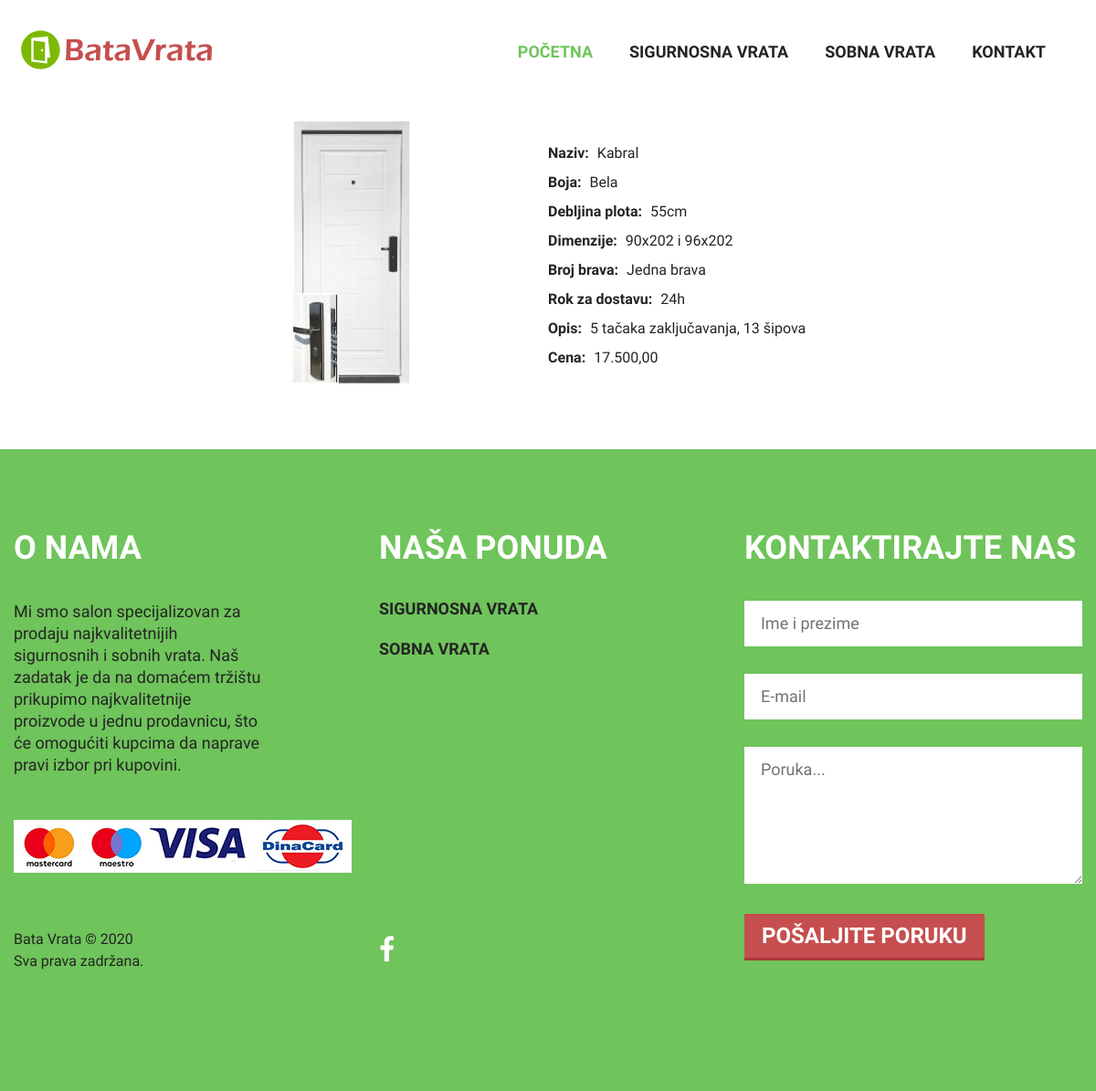
The app's page /index.php?page=product&id=26, older data.
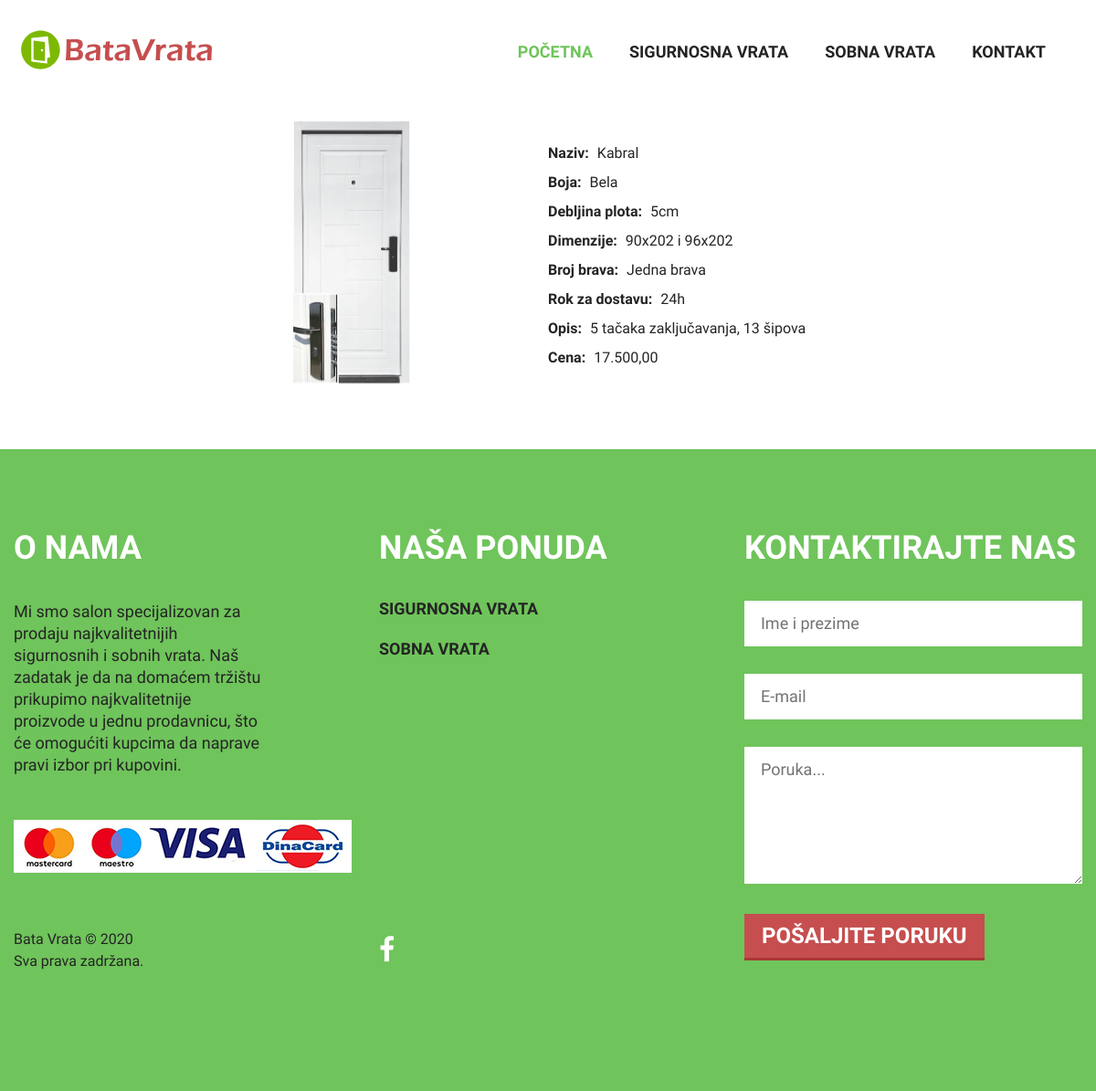
The same page, newer data.
### tables this page shows
CREATE TABLE `categories` (
  `id` int(11) NOT NULL,
  `name` varchar(255) NOT NULL,
  `parent_id` int(11) DEFAULT NULL
);

CREATE TABLE `pictures` (
  `id` int(11) NOT NULL,
  `big` varchar(255) NOT NULL,
  `small` varchar(255) NOT NULL,
  `product_id` int(11) NOT NULL
);

CREATE TABLE `products` (
  `id` int(11) NOT NULL,
  `name` varchar(255) NOT NULL,
  `color` varchar(255) NOT NULL,
  `width` varchar(255) NOT NULL,
  `dimension` varchar(255) NOT NULL,
  `number_locks` varchar(255) NOT NULL,
  `purchasetime` varchar(255) NOT NULL,
  `description` text NOT NULL,
  `price` varchar(255) NOT NULL,
  `cat_id` int(11) NOT NULL
);

### config/connection.php (called while the page is built, shortened)
<?php
try {
    $conn = new PDO("mysql:host=".SERVER.";dbname=".DATABASE.";charset=utf8", USERNAME, PASSWORD);
    $conn->setAttribute(PDO::ATTR_DEFAULT_FETCH_MODE, PDO::FETCH_OBJ);
    $conn->setAttribute(PDO::ATTR_ERRMODE, PDO::ERRMODE_EXCEPTION);
}
catch(PDOException $ex){
    echo $ex->getMessage();
}
function executeQuery($query){
    global $conn;
    return $conn->query($query)->fetchAll();
}
?>

### models/categories/functions.php (called while the page is built)
<?php
     function getAllCategories(){
        try{
        return executeQuery("SELECT * FROM categories WHERE parent_id IS NULL");
        }
        catch(PDOException $e){
            handle($e->getMessage());
        }
    }
?>

### models/products/functions.php (called while the page is built, shortened)
<?php
    function findProductById($id){
    global $conn;
    try
    {
        $product = $conn->prepare("SELECT *,p.id AS productID,p.name as productName FROM products p JOIN pictures s ON p.id=s.product_id WHERE p.id=?");
        $product->execute([
            $id
        ]);
        $result = $product->fetch();
        return $result;
    }
    catch(PDOException $e){
        writeError($e->getMessage());
    }
    }
?>

### views/pages/single.php (the view, shortened to what this page needs)
<?php
    require_once "models/products/functions.php";
    $id = $_GET['id'];
    $product = findProductById($id);
?>
<div class="single-proizvod">
        <div class="left">
            <img src="<?=$product->big?>">
        </div>
        <div class="right">
            <ul class="single-proizvod-spec">
                <li>
                    <span>Naziv: </span> <?=$product->productName?>
                </li>
                <li>
                    <span>Boja: </span> <?=$product->color?>
                </li>
                <li>
                    <span>Debljina plota: </span> <?=$product->width?>
                </li>
                <li>
                    <span>Dimenzije: </span> <?=$product->dimension?>
                </li>
                <li>
                    <span>Broj brava: </span> <?=$product->number_locks?>
                </li>
                <li>
                    <span>Rok za dostavu: </span> <?=$product->purchasetime?>
                </li>
                <li>
                    <span>Opis: </span> <?=$product->description?>
                </li>
                <li>
                    <span>Cena: </span> <?=$product->price?>
                </li>
            </ul>
        </div>
</div>

### views/fixed/header.php (shortened to what this page needs)
<!DOCTYPE html>
<html lang="en">
<head>
    <link rel="stylesheet" href="css/grid.css">
    <link rel="stylesheet" href="css/camera.css">
    <link rel="stylesheet" href="css/style.css">
    <link rel="stylesheet" href="css/rd-mailform.css"/>
    <link rel="stylesheet" href="css/jquery.fancybox.css"/>
    <link rel="stylesheet" href="css/tabs.css"/>
</head>
<body>

### views/fixed/head.php (shortened to what this page needs)
<div class="page">
    <header>
        <div id="stuck_container" class="stuck_container">
            <div class="container">
                <div class="brand">
                    <h1 class="brand_name">
                        <a href="index.php"><img src="images/logo.svg" alt="#"></a>
                    </h1>
                </div>
                <nav class="nav">
                    <ul class="sf-menu" data-type="navbar">
                        <li class="active">
                            <a href="index.php">Početna</a>
                        </li>
                        <?php
                            require_once "models/categories/functions.php";
                            $categories = getAllCategories();
                            foreach($categories as $category):
                        ?>
                        <li>
                            <a href="index.php?page=doors&catid=<?=$category->id?>"><?=$category->name?></a>
                        </li>
                            <?php endforeach;?>
                        <li>
                            <a href="index.php?page=contact">Kontakt</a>
                        </li>
                    </ul>
                </nav>
            </div>
        </div>
    </header>

### index.php (shortened to what this page needs)
<?php
    require_once "config/connection.php";
    include "views/fixed/header.php";
    include "views/fixed/head.php";
    if(isset($_GET['page']))
    {
        switch($_GET['page']){
            case 'product':
            include "views/pages/single.php";
            break;
        }
    }
    else
    {
        include "views/pages/main.php";
    }
    include "views/fixed/footer.php";
?>

### views/fixed/footer.php (shortened to what this page needs)
    <footer class="well bg_2">
        <div class="container">
            <div class="row">
                <div class="col-sm-4">
                    <h3>O nama</h3>
                    <p>Mi smo salon specijalizovan za prodaju najkvalitetnijih sigurnosnih i sobnih vrata. Naš zadatak je
                    da na domaćem tržištu prikupimo najkvalitetnije proizvode u jednu prodavnicu, što će
                    omogućiti kupcima da naprave pravi izbor pri kupovini. </p>
					<br/><br/>
					<img src="images/payment.jpg" alt="nacini placanja">
                </div>
                <div class="col-sm-4">
                    <h3>Naša ponuda</h3>
                    <ul class="list">
                    <?php
                    $categories = getAllCategories();
                    foreach($categories as $category):
                    ?>
                        <li>
                            <a href="index.php?page=doors&catid=<?=$category->id?>"><?=$category->name?></a>
                        </li>
                    <?php endforeach; ?>
                    </ul>
                </div>
                <div class="col-sm-4">
                    <h3>Kontaktirajte nas</h3>
       <form class='rd-mailform' method="post" action="bat/rd-mailform.php">
                        <fieldset>
                            <label>
                                <input type="text"
                                       name="name"
                                       placeholder="Ime i prezime"
                                       data-constraints="@LettersOnly @NotEmpty"/>
                            </label>
                            <label>
                                <input type="text"
                                       name="email"
                                       placeholder="E-mail"
                                       data-constraints="@Email @NotEmpty"/>
                            </label>
                            <label>
        <textarea name="message" placeholder="Poruka..."
                  data-constraints="@NotEmpty"></textarea>
                            </label>
                            <div class="mfControls">
                                <button class="btn_1" type="submit">Pošaljite poruku</button>
                            </div>
                        </fieldset>
                    </form>
                </div>
            </div>
            <div class="row rowwr">
                <div class="col-sm-4 flright"></div>
                <div class="col-sm-4 flright">
                    <ul class="social-list">
                        <li>
                            <a class="fa fa-facebook" href="#"></a>
                        </li>
                    </ul>
                </div>
                <div class="col-sm-4 flright">
                    <div class="copy">
                        Bata Vrata © <span id="copyright-year"></span><br/> Sva prava zadržana.
                    </div>
                </div>
            </div>
        </div>
    </footer>
</div>
</body></html>

### css/grid.css (style rules this page uses)
html, body, div, span, applet, object, iframe, h1, h2, h3, h4, h5, h6, p, blockquote, pre, a, abbr, acronym, address, big, cite, code, del, dfn, em, img, ins, kbd, q, s, samp, small, strike, strong, sub, sup, tt, var, b, u, i, center, dl, dt, dd, ol, ul, li, fieldset, form, label, legend, table, caption, tbody, tfoot, thead, tr, th, td, article, aside, canvas, details, embed, figure, figcaption, footer, header, hgroup, menu, nav, output, ruby, section, summary, time, mark, audio, video { margin: 0; padding: 0; border: 0; font-size: 100%; font: inherit; vertical-align: top; }
article, aside, details, figcaption, figure, footer, header, hgroup, menu, nav, section { display: block; }
body { line-height: 1; }
ol, ul { list-style: none; }
button, input[type='button'] { background: none; border: none; display: inline-block; margin: 0; padding: 0; outline: none; outline-offset: 0; overflow: visible; cursor: pointer; -webkit-appearance: none; }
input[type='text'], input[type='time'], input[type='url'], input[type='month'], input[type='week'], input[type='email'], input[type='color'], input[type='datetime'], input[type='datetime-local'], input[type='range'], input[type='search'], input[type='tel'], input[type='date'], input[type='password'], input[type='number'] { outline: none; background-color: transparent; border: none; -webkit-appearance: none; border-radius: 0; vertical-align: baseline; box-shadow: none; }
*, *:before, *:after { box-sizing: border-box; -webkit-box-sizing: border-box; -moz-box-sizing: border-box; }
.container { margin-right: auto; margin-left: auto; padding-left: 15px; padding-right: 15px; min-width: 300px; }
.container:before, .container:after { display: table; content: ""; line-height: 0; }
.container:after { clear: both; }
@media (min-width: 768px) { .container { width: 750px; } }
@media (min-width: 992px) { .container { width: 970px; } }
@media (min-width: 1200px) { .container { width: 1200px; } }
.row { margin-left: -15px; margin-right: -15px; }
.row:before, .row:after { display: table; content: ""; line-height: 0; }
.row:after { clear: both; }
.col-xs-1, .col-sm-1, .col-md-1, .col-lg-1, .col-xs-2, .col-sm-2, .col-md-2, .col-lg-2, .col-xs-3, .col-sm-3, .col-md-3, .col-lg-3, .col-xs-4, .col-sm-4, .col-md-4, .col-lg-4, .col-xs-5, .col-sm-5, .col-md-5, .col-lg-5, .col-xs-6, .col-sm-6, .col-md-6, .col-lg-6, .col-xs-7, .col-sm-7, .col-md-7, .col-lg-7, .col-xs-8, .col-sm-8, .col-md-8, .col-lg-8, .col-xs-9, .col-sm-9, .col-md-9, .col-lg-9, .col-xs-10, .col-sm-10, .col-md-10, .col-lg-10, .col-xs-11, .col-sm-11, .col-md-11, .col-lg-11, .col-xs-12, .col-sm-12, .col-md-12, .col-lg-12 { min-height: 1px; padding-left: 15px; padding-right: 15px; }
@media (min-width: 768px) { .col-sm-1, .col-sm-2, .col-sm-3, .col-sm-4, .col-sm-5, .col-sm-6, .col-sm-7, .col-sm-8, .col-sm-9, .col-sm-10, .col-sm-11, .col-sm-12 { float: left; } }
@media (min-width: 768px) { .col-sm-4 { width: 33.33333%; } }

### css/rd-mailform.css (style rules this page uses)
.rd-mailform { position:relative;text-align:left;margin-left:auto;margin-right:auto; }
.rd-mailform fieldset { border:none; }
.rd-mailform label { position:relative;display:block;width:100%;margin-top:25px; }
.rd-mailform label:first-child { margin-top:0; }
.rd-mailform label input,.rd-mailform label select { height:50px; }
.rd-mailform label input,.rd-mailform label select,.rd-mailform label textarea { display:block;width:100%;margin:0;-webkit-appearance:none;font-size:18px;padding:13px 18px;line-height:24px;color:#727272;background:#FFF;font-family:"PT Sans Narrow",sans-serif;border:0px solid;border-radius:0px; }
.rd-mailform label textarea { resize:vertical;overflow:auto;min-height:50px;height:150px;max-height:225px; }
@media (min-width: 768px) { .rd-mailform label { margin-top:30px; } }
.mfControls { margin-top:20px;z-index:1;position:relative; }
.mfControls { margin-top:25px;word-spacing:10px;text-align:left; }
.mfControls>* { word-spacing:normal;margin-bottom:5px;font-family:"PT Sans Narrow",sans-serif; }

Row changes from the older to the newer data that the page shows:
changed through a linked row, pictures "Kabral": product.width "55cm" → "5cm"
